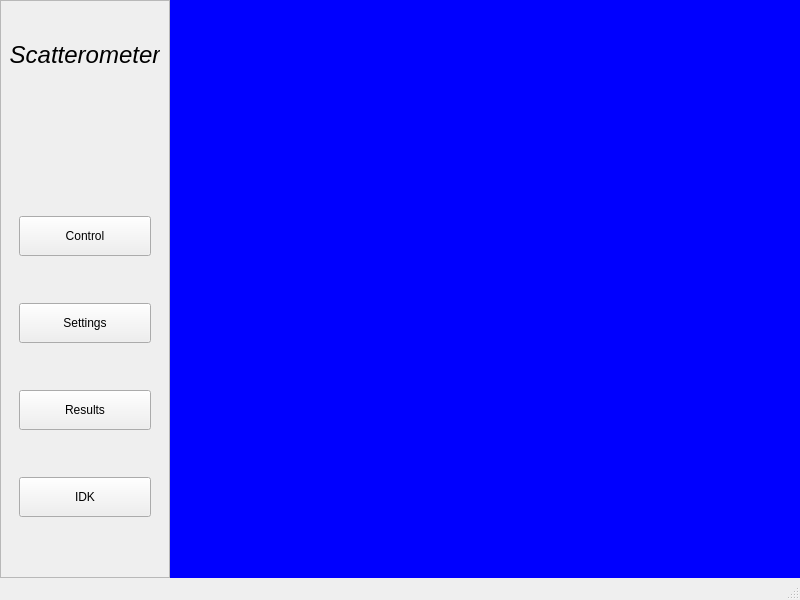
<?xml version="1.0" encoding="UTF-8"?>
<ui version="4.0">
 <class>MainWindow</class>
 <widget class="QMainWindow" name="MainWindow">
  <property name="geometry">
   <rect>
    <x>0</x>
    <y>0</y>
    <width>800</width>
    <height>600</height>
   </rect>
  </property>
  <property name="minimumSize">
   <size>
    <width>500</width>
    <height>500</height>
   </size>
  </property>
  <property name="windowTitle">
   <string>MainWindow</string>
  </property>
  <widget class="QWidget" name="centralwidget">
   <layout class="QHBoxLayout" name="horizontalLayout">
    <property name="spacing">
     <number>0</number>
    </property>
    <property name="leftMargin">
     <number>0</number>
    </property>
    <property name="topMargin">
     <number>0</number>
    </property>
    <property name="rightMargin">
     <number>0</number>
    </property>
    <property name="bottomMargin">
     <number>0</number>
    </property>
    <item>
     <widget class="QFrame" name="Navbar">
      <property name="minimumSize">
       <size>
        <width>150</width>
        <height>500</height>
       </size>
      </property>
      <property name="maximumSize">
       <size>
        <width>250</width>
        <height>16777215</height>
       </size>
      </property>
      <property name="frameShape">
       <enum>QFrame::Shape::StyledPanel</enum>
      </property>
      <property name="frameShadow">
       <enum>QFrame::Shadow::Raised</enum>
      </property>
      <layout class="QVBoxLayout" name="verticalLayout_2">
       <item>
        <widget class="QWidget" name="Logo" native="true">
         <property name="minimumSize">
          <size>
           <width>150</width>
           <height>100</height>
          </size>
         </property>
         <property name="maximumSize">
          <size>
           <width>250</width>
           <height>150</height>
          </size>
         </property>
         <property name="styleSheet">
          <string notr="true"/>
         </property>
         <widget class="QPushButton" name="pushButton_5">
          <property name="geometry">
           <rect>
            <x>0</x>
            <y>20</y>
            <width>150</width>
            <height>50</height>
           </rect>
          </property>
          <property name="minimumSize">
           <size>
            <width>150</width>
            <height>50</height>
           </size>
          </property>
          <property name="maximumSize">
           <size>
            <width>250</width>
            <height>50</height>
           </size>
          </property>
          <property name="styleSheet">
           <string notr="true">background: transparent; 
border: none; 
font-family: &quot;Times New Roman&quot;, serif; 
font-size: 24px; 
font-style: italic;
</string>
          </property>
          <property name="text">
           <string>Scatterometer</string>
          </property>
         </widget>
        </widget>
       </item>
       <item>
        <widget class="QWidget" name="widget" native="true">
         <property name="minimumSize">
          <size>
           <width>150</width>
           <height>150</height>
          </size>
         </property>
         <property name="maximumSize">
          <size>
           <width>200</width>
           <height>16777215</height>
          </size>
         </property>
         <property name="styleSheet">
          <string notr="true"/>
         </property>
         <layout class="QVBoxLayout" name="verticalLayout">
          <item>
           <widget class="QPushButton" name="pushButton">
            <property name="minimumSize">
             <size>
              <width>125</width>
              <height>30</height>
             </size>
            </property>
            <property name="maximumSize">
             <size>
              <width>225</width>
              <height>40</height>
             </size>
            </property>
            <property name="text">
             <string>Control</string>
            </property>
           </widget>
          </item>
          <item>
           <widget class="QPushButton" name="pushButton_2">
            <property name="minimumSize">
             <size>
              <width>125</width>
              <height>30</height>
             </size>
            </property>
            <property name="maximumSize">
             <size>
              <width>225</width>
              <height>40</height>
             </size>
            </property>
            <property name="text">
             <string>Settings</string>
            </property>
           </widget>
          </item>
          <item>
           <widget class="QPushButton" name="pushButton_3">
            <property name="minimumSize">
             <size>
              <width>125</width>
              <height>30</height>
             </size>
            </property>
            <property name="maximumSize">
             <size>
              <width>225</width>
              <height>40</height>
             </size>
            </property>
            <property name="text">
             <string>Results</string>
            </property>
           </widget>
          </item>
          <item>
           <widget class="QPushButton" name="pushButton_4">
            <property name="minimumSize">
             <size>
              <width>125</width>
              <height>30</height>
             </size>
            </property>
            <property name="maximumSize">
             <size>
              <width>225</width>
              <height>40</height>
             </size>
            </property>
            <property name="text">
             <string>IDK</string>
            </property>
           </widget>
          </item>
         </layout>
        </widget>
       </item>
      </layout>
     </widget>
    </item>
    <item>
     <widget class="QStackedWidget" name="main_stack">
      <property name="minimumSize">
       <size>
        <width>300</width>
        <height>150</height>
       </size>
      </property>
      <property name="styleSheet">
       <string notr="true">background-color: lightgray;</string>
      </property>
      <property name="currentIndex">
       <number>0</number>
      </property>
      <widget class="QWidget" name="page">
       <property name="styleSheet">
        <string notr="true">background-color: blue;</string>
       </property>
      </widget>
      <widget class="QWidget" name="page_2"/>
     </widget>
    </item>
   </layout>
  </widget>
  <widget class="QMenuBar" name="menubar">
   <property name="geometry">
    <rect>
     <x>0</x>
     <y>0</y>
     <width>800</width>
     <height>33</height>
    </rect>
   </property>
  </widget>
  <widget class="QStatusBar" name="statusbar"/>
 </widget>
 <resources/>
 <connections/>
</ui>
